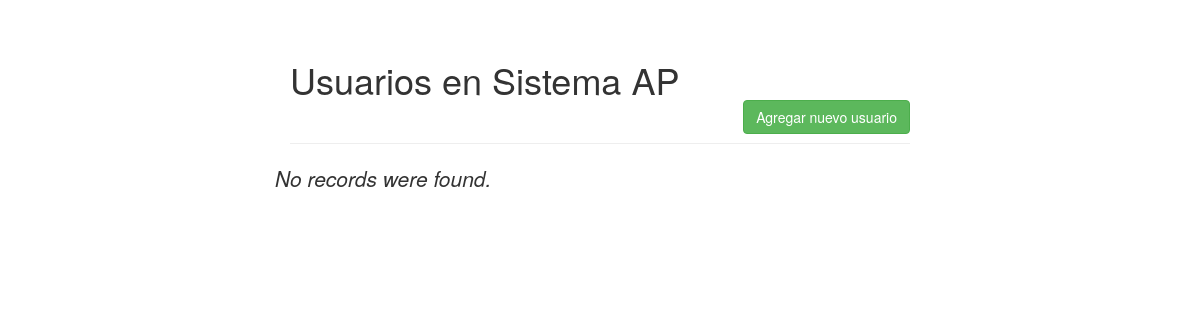
Page /TablaCombustible/index.php on the earlier database version.
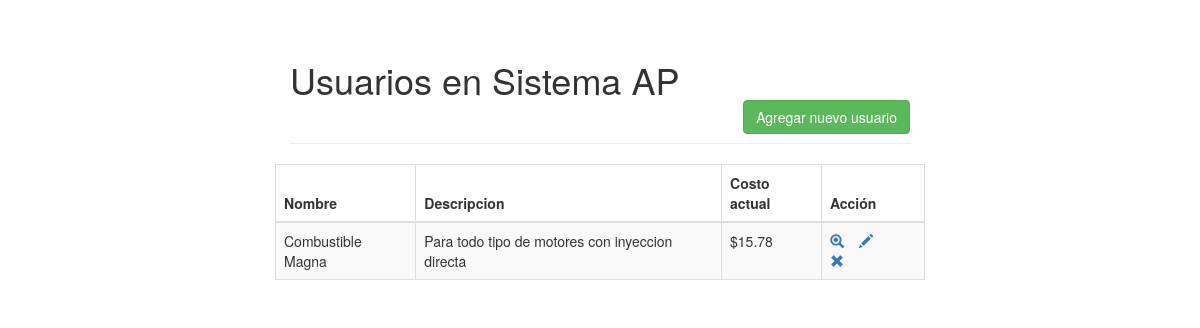
Same page on the later database version.
### tables this page shows
CREATE TABLE `t_combustible` (
  `id` int(11) NOT NULL,
  `nombre` varchar(250) NOT NULL,
  `descripcion` varchar(250) NOT NULL,
  `costoactual` varchar(10) NOT NULL
);

### TablaCombustible/index.php (the view, shortened to what this page needs)
<!DOCTYPE html>
<html lang="en">
<head>
    <link rel="stylesheet" href="https://maxcdn.bootstrapcdn.com/bootstrap/3.3.7/css/bootstrap.css">
</head>
<body>
    <div class="wrapper">
        <div class="container-fluid">
            <div class="row">
                <div class="col-md-12">
                    <div class="page-header clearfix">
                        <h1 class="pull-left">Usuarios en Sistema AP</h1><br><br>
                        <br><a href="create.php" class="btn btn-success pull-right">Agregar nuevo usuario</a></div>
                    </div>
                    <?php
                    require_once "config.php";
                    $sql = "SELECT * FROM t_combustible";
                    if($result = mysqli_query($link, $sql)){
                        if(mysqli_num_rows($result) > 0){
                            echo "<table class='table table-bordered table-striped'>";
                                echo "<thead>";
                                    echo "<tr>";
                                        echo "<th>Nombre</th>";
                                        echo "<th>Descripcion</th>";
                                        echo "<th>Costo actual</th>";
                                        echo "<th>Acción</th>";
                                    echo "</tr>";
                                echo "</thead>";
                                echo "<tbody>";
                                while($row = mysqli_fetch_array($result)){
                                    echo "<tr>";
                                        echo "<td>" . $row['nombre'] . "</td>";
                                        echo "<td>" . $row['descripcion'] . "</td>";
                                        echo "<td>" . $row['costoactual'] . "</td>";
                                        echo "<td>";
                                            echo "<a href='read.php?id=". $row['id'] ."' title='Ver usuario' data-toggle='tooltip'><span class='glyphicon glyphicon-zoom-in'></span></a>";
                                            echo "<a href='update.php?id=". $row['id'] ."' title='Actualizar' data-toggle='tooltip'><span class='glyphicon glyphicon-pencil'></span></a>";
                                            echo "<a href='delete.php?id=". $row['id'] ."' title='Eliminar' data-toggle='tooltip'><span class='glyphicon glyphicon-remove'></span></a>";
                                        echo "</td>";
                                    echo "</tr>";
                                }
                                echo "</tbody>";
                            echo "</table>";
                        } else{
                            echo "<p class='lead'><em>No records were found.</em></p>";
                        }
                    } else{
                        echo "ERROR: Could not able to execute $sql. " . mysqli_error($link);
                    }
                    ?>
                </div>
            </div>
        </div>
</body>
</html>

Differences in the rows shown:
added t_combustible: nombre "Combustible Magna", descripcion "Para todo tipo de motores con inyeccion directa", costoactual "$15.78"
Other differences:
text no longer shown: "No records were found."
text now shown: "Nombre Descripcion Costo actual Acción"
